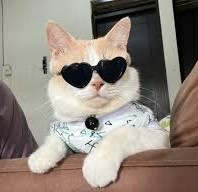
#> input picture kucing.jpg, 198 x 192 px
$ python chapter2.py
#> lines starting #> are read from the running program, lines starting #| are printed output that depends on the picture
from PIL import Image

# Memuat gambar
image = Image.open('kucing.jpg')
#> image is the input picture: PIL image 198x192 RGB; mean R, G, B 143.4, 133.3, 124

# Menyimpan gambar
image.save('result.jpg')

cropped_image = image.crop((10, 10, 200, 200))
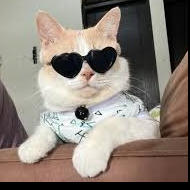
#> cropped_image: PIL image 190x190 RGB; mean R, G, B 138.6, 128.7, 119.6
cropped_image.save('cropped_result.jpg')

resized_image = cropped_image.resize((100, 100))
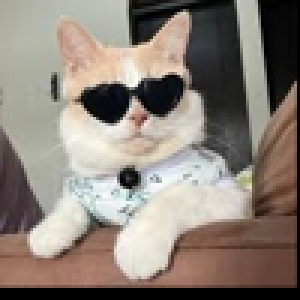
#> resized_image: PIL image 100x100 RGB (shown 3 times larger); mean R, G, B 138.7, 128.7, 119.6
resized_image.save('resized_result.jpg')

from PIL import ImageFilter

filtered_image = resized_image.filter(ImageFilter.BLUR)
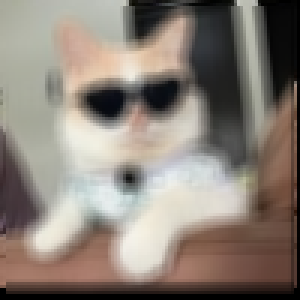
#> filtered_image: PIL image 100x100 RGB (shown 3 times larger); mean R, G, B 138.4, 128.5, 119.5
filtered_image.save('filtered_result.jpg')

from pydub import AudioSegment
